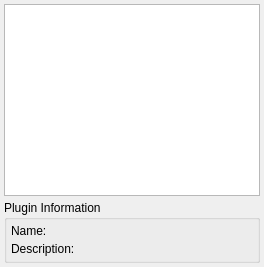
             <widget class="QWidget" name="pagePlugins">
              <layout class="QVBoxLayout" name="verticalLayout_18">
               <property name="spacing">
                <number>4</number>
               </property>
               <property name="margin">
                <number>4</number>
               </property>
               <item>
                <widget class="QListWidget" name="listWidgetPlugins">
                 <property name="sizePolicy">
                  <sizepolicy hsizetype="Expanding" vsizetype="Preferred">
                   <horstretch>0</horstretch>
                   <verstretch>0</verstretch>
                  </sizepolicy>
                 </property>
                 <property name="maximumSize">
                  <size>
                   <width>16777215</width>
                   <height>200</height>
                  </size>
                 </property>
                </widget>
               </item>
               <item>
                <widget class="QGroupBox" name="groupBoxPluginInformation">
                 <property name="title">
                  <string>Plugin Information</string>
                 </property>
                 <layout class="QVBoxLayout" name="verticalLayout_19">
                  <property name="spacing">
                   <number>4</number>
                  </property>
                  <property name="margin">
                   <number>4</number>
                  </property>
                  <item>
                   <widget class="QLabel" name="labelPluginName">
                    <property name="text">
                     <string>Name: </string>
                    </property>
                   </widget>
                  </item>
                  <item>
                   <widget class="QLabel" name="labelPluginDescription">
                    <property name="text">
                     <string>Description: </string>
                    </property>
                   </widget>
                  </item>
                 </layout>
                </widget>
               </item>
               <item>
                <spacer name="verticalSpacer_14">
                 <property name="orientation">
                  <enum>Qt::Vertical</enum>
                 </property>
                 <property name="sizeHint" stdset="0">
                  <size>
                   <width>20</width>
                   <height>0</height>
                  </size>
                 </property>
                </spacer>
               </item>
              </layout>
             </widget>
